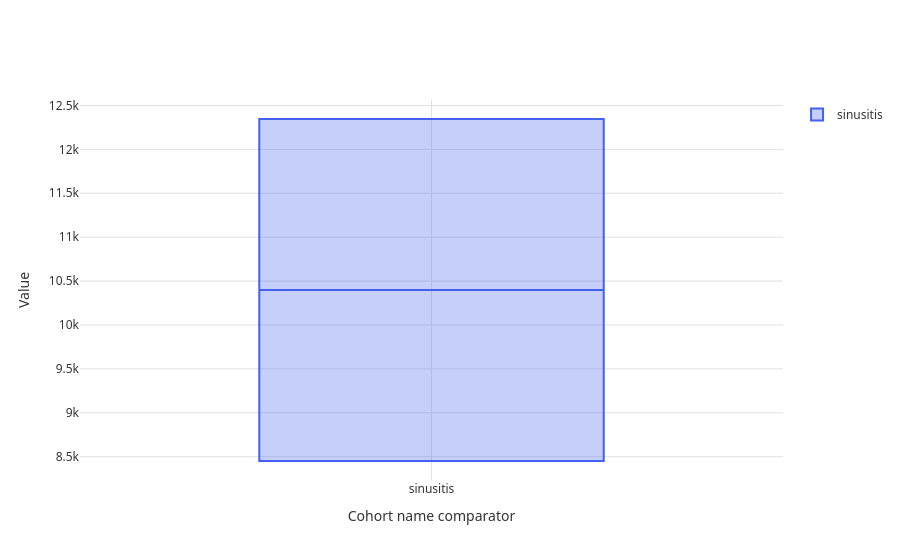

Notebook source saved alongside this figure:
### Code cell
fig = plot_cohort_timing(timing_result)
fig

### Figure 1 — Plotly figure (JSON) as saved in the notebook; plotly's stock layout.template omitted (floating-point values rounded to 4 significant figures)
{"data": [{"fillcolor": "rgba(67,97,238,0.3)", "lowerfence": [8451], "marker": {"color": "#4361ee"}, "median": [10400.0], "name": "sinusitis", "q1": [8451.0], "q3": [12350.0], "type": "box", "upperfence": [12346], "x": ["sinusitis"]}], "layout": {"font": {"color": "#333333", "family": "system-ui, -apple-system, sans-serif", "size": 12}, "paper_bgcolor": "#ffffff", "plot_bgcolor": "#ffffff", "showlegend": true, "title": {}, "xaxis": {"gridcolor": "#e0e0e0", "showgrid": true, "title": {"text": "Cohort name comparator"}}, "yaxis": {"gridcolor": "#e0e0e0", "showgrid": true, "title": {"text": "Value"}}}}
